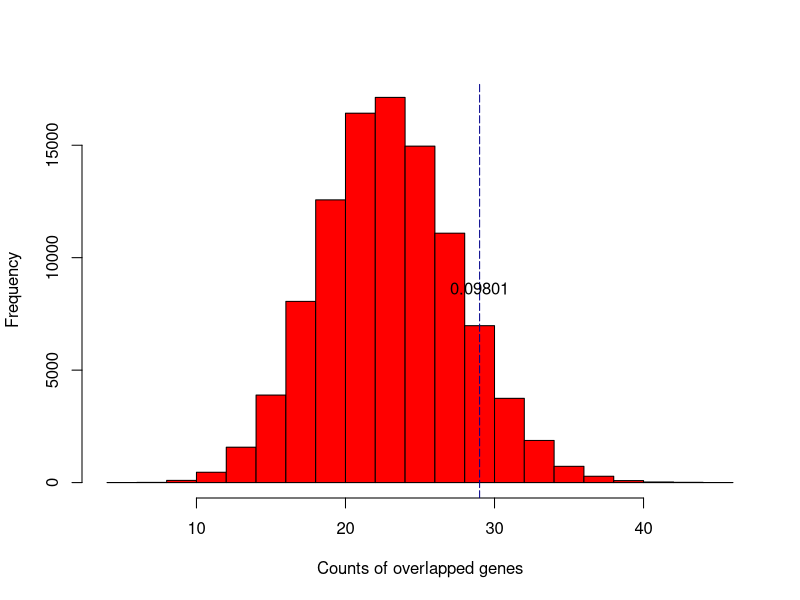
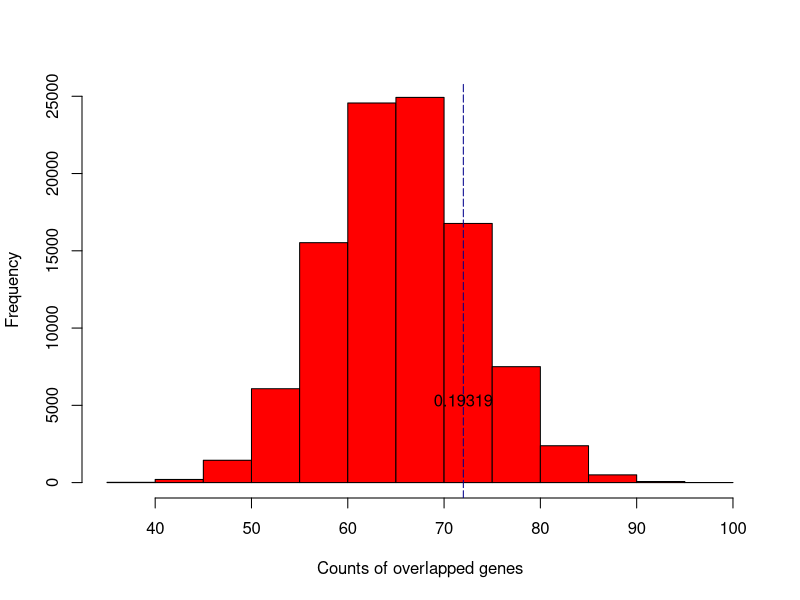

Recreate these plots in R, in order.
#Rscript
#Author: Yunlong Ma
#100,000 times in silico permutation analysis for genes identified from Sherlock and MAGMA analysis


#Set the work directory
setwd("C:\\Users\\Administrator\\Desktop\\06-Simulation_analysis")
set.seed(12345)

#Part I Read data on significant genes and background genes

#Read significant genes of Geneset #1
Sig_1 <- read.table("Zeller_sig_CAD.txt", header=T)
Sig_Zeller <- Sig_1$Gene_name

#Read significant genes from Geneset #2
Sig_2 <- read.table("Dixon_sig_CAD.txt", header=T)
Sig_Dixon <- Sig_2$Gene_name

#Read background genes of Dixon eQTL data
Backgroud_2<- read.table("Dixon_all_CAD.txt", header=T)
Backgroud_Dixon <- Backgroud_2$Gene_name

#Read significant genes from Geneset #3
Sig_3 <- read.table("MAGMA_sig_CAD.txt", header=T)
Sig_MAGMA <- Sig_3$Gene_name

#Read background genes of MAGMA analysis on CAD GWAS summary dataset
Background_3<- read.table("MAGMA_all_CAD.txt", header=T)
Background_MAGMA <- Background_3$Gene_name

#Calculate the numebr of genes in each gene set
len_Sig_Zeller <- length(Sig_Zeller)
len_Sig_Dixon <- length(Sig_Dixon)
len_Backgroud_Dixon <- length(Backgroud_Dixon)
len_Sig_MAGMA <- length(Sig_MAGMA)
len_Background_MAGMA <- length(Background_MAGMA)


#Part II establish a function for permutation analysis

#Permutation Function
Permut_analysis <- function(x,y,z){
       
   random_selected_genes <- sample(x,y)
   
   temp <- match(random_selected_genes,z)
   
   random_overlaped_genes <- na.omit(temp)
    
    num<-length(random_overlaped_genes)
   
  return(num)
  
}


#100000 times permutation analysis for Sherlock analysis of Zeller VS. Dixon
results_Dixon <- replicate(100000,Permut_analysis(Backgroud_Dixon,len_Sig_Dixon,Sig_Zeller))

#100000 times permutation analysis for Sherlock analysis of Zeller VS. MAGMA on CAD GWAS
results_MAGMA <- replicate(100000,Permut_analysis(Background_MAGMA,len_Sig_MAGMA,Sig_Zeller))


#Ploting function
Fig_random <- function(x,y,z){
  
  hist(x, col="red",xlab="Counts of overlapped genes",main=NULL)
  temp1 <- match(y,z)
  Observed_overlaped_genes <- na.omit(temp1)
  Observed_gene_num <- length(Observed_overlaped_genes)
  abline(v=Observed_gene_num,col="darkblue",lty="longdash")
  P_value=length(x[x>Observed_gene_num])/length(x)
  x1= Observed_gene_num
  freq <- table(x)
  y1 = max(freq)
  text(x1,y1,P_value)
  
}


#Visulization for Sherlock analysis of Zeller VS. Dixon
Fig_random(results_Dixon,Sig_Dixon,Sig_Zeller)

#Visulization for Sherlock analysis of Zeller VS. MAGMA on CAD GWAS
Fig_random(results_MAGMA,Sig_MAGMA,Sig_Zeller)


#End

